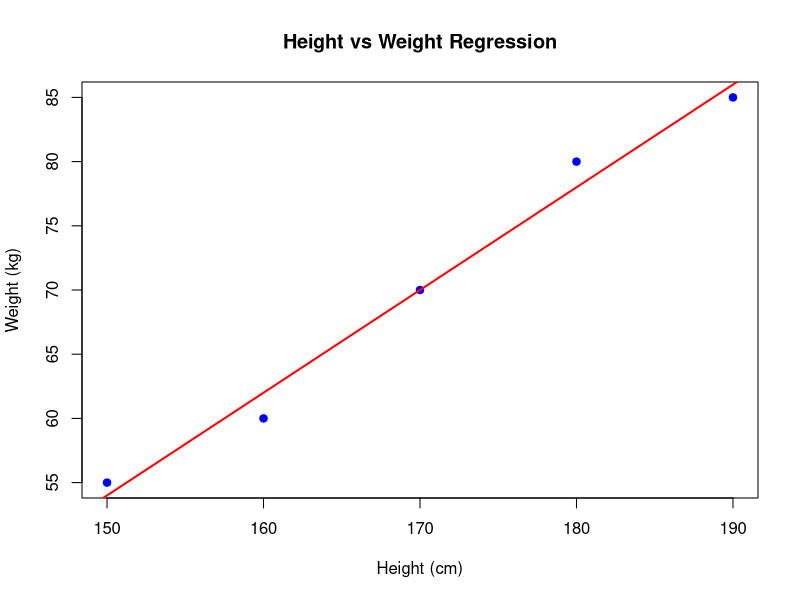

This figure's R source:

heights <- c(150, 160, 170, 180, 190)   
weights <- c(55, 60, 70, 80, 85)        

model <- lm(weights ~ heights)

summary(model)

coefficients <- coef(model)
coefficients

cat("The regression equation is: Weight =",
    round(coefficients[2], 2), "* Height +",
    round(coefficients[1], 2), "\n")

new_heights <- data.frame(heights = c(155, 165, 175))
predicted_weights <- predict(model, new_heights)

cat("Predicted Weights for Heights 155, 165, 175 cm:\n")
print(predicted_weights)

plot(heights, weights, main="Height vs Weight Regression",
     xlab="Height (cm)", ylab="Weight (kg)", pch=19, col="blue")
abline(model, col="red", lwd=2)
